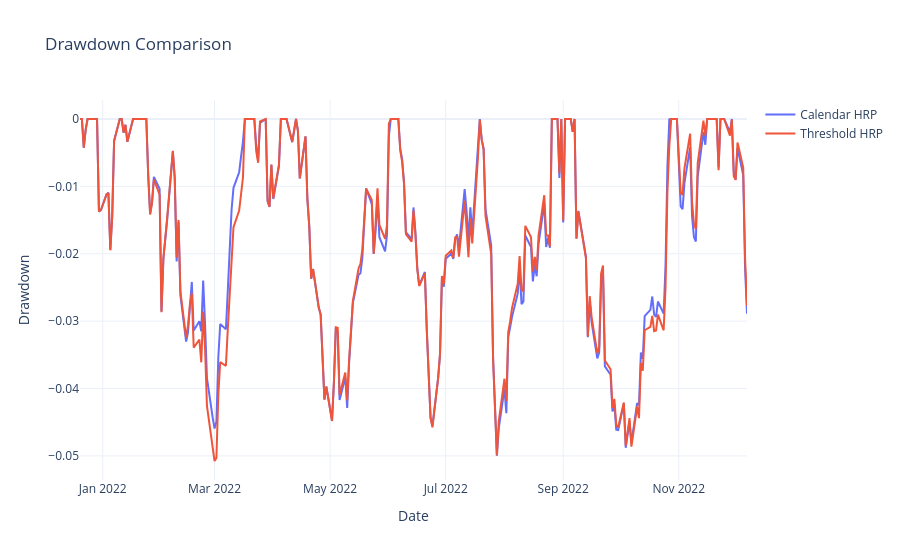

Here is the notebook cell this chart was saved with:
### Markdown cell above
## 7. Compare Drawdowns

### Code cell
plot_drawdown_curves(
    {
        'Calendar HRP': calendar_hrp['drawdown'],
        'Threshold HRP': threshold_hrp['drawdown'],
    }
).show()

### Figure 1 — Plotly figure (JSON) as saved in the notebook; plotly's stock layout.template omitted (floating-point values rounded to 4 significant figures; data arrays with more than 128 entries replaced by an {"elided": "..."} marker saying what was removed)
{"data": [{"mode": "lines", "name": "Calendar HRP", "type": "scatter", "x": {"elided": "253 str values"}, "y": {"elided": "253 float values"}}, {"mode": "lines", "name": "Threshold HRP", "type": "scatter", "x": {"elided": "253 str values"}, "y": {"elided": "253 float values"}}], "layout": {"hovermode": "x unified", "title": {"text": "Drawdown Comparison"}, "xaxis": {"title": {"text": "Date"}}, "yaxis": {"title": {"text": "Drawdown"}}}}
